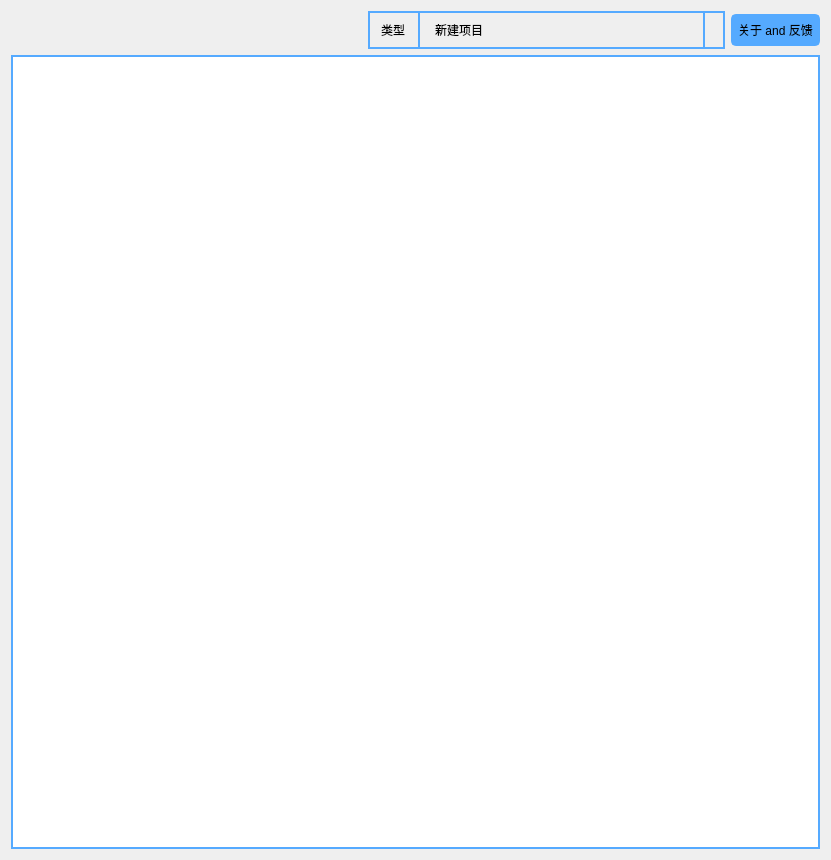
<?xml version="1.0" encoding="UTF-8"?>
<ui version="4.0">
 <class>DocmentUI</class>
 <widget class="QWidget" name="DocmentUI">
  <property name="geometry">
   <rect>
    <x>0</x>
    <y>0</y>
    <width>831</width>
    <height>860</height>
   </rect>
  </property>
  <property name="sizePolicy">
   <sizepolicy hsizetype="Preferred" vsizetype="Preferred">
    <horstretch>0</horstretch>
    <verstretch>0</verstretch>
   </sizepolicy>
  </property>
  <property name="windowTitle">
   <string>Form</string>
  </property>
  <layout class="QVBoxLayout" name="verticalLayout">
   <item>
    <layout class="QHBoxLayout" name="horizontalLayout_2">
     <item>
      <spacer name="horizontalSpacer">
       <property name="orientation">
        <enum>Qt::Horizontal</enum>
       </property>
       <property name="sizeHint" stdset="0">
        <size>
         <width>40</width>
         <height>20</height>
        </size>
       </property>
      </spacer>
     </item>
     <item>
      <widget class="QWidget" name="comboboxWidget" native="true">
       <property name="sizePolicy">
        <sizepolicy hsizetype="Minimum" vsizetype="Fixed">
         <horstretch>0</horstretch>
         <verstretch>0</verstretch>
        </sizepolicy>
       </property>
       <property name="styleSheet">
        <string notr="true">#comboboxWidget{
	border: 2px solid rgb(85, 170, 255);
}</string>
       </property>
       <layout class="QHBoxLayout" name="horizontalLayout">
        <property name="spacing">
         <number>0</number>
        </property>
        <property name="leftMargin">
         <number>0</number>
        </property>
        <property name="topMargin">
         <number>0</number>
        </property>
        <property name="rightMargin">
         <number>0</number>
        </property>
        <property name="bottomMargin">
         <number>0</number>
        </property>
        <item>
         <widget class="QLabel" name="label">
          <property name="sizePolicy">
           <sizepolicy hsizetype="Minimum" vsizetype="Minimum">
            <horstretch>0</horstretch>
            <verstretch>0</verstretch>
           </sizepolicy>
          </property>
          <property name="styleSheet">
           <string notr="true">QLabel{
	padding:10px;
	border: solid rgb(85, 170, 255);
	border-right-width:2px;
}</string>
          </property>
          <property name="text">
           <string>类型</string>
          </property>
         </widget>
        </item>
        <item>
         <widget class="QComboBox" name="comboBox">
          <property name="sizePolicy">
           <sizepolicy hsizetype="Expanding" vsizetype="Minimum">
            <horstretch>0</horstretch>
            <verstretch>0</verstretch>
           </sizepolicy>
          </property>
          <property name="styleSheet">
           <string notr="true">QComboBox{
	border: 0px solid rgb(85, 170, 255);
	background-color: rgba(255, 255, 255, 0);
    padding: 1px 18px 1px 15px;
    min-width: 60px;
    min-height:30px;
}

QComboBox:editable {
    background: rgba(255, 255, 255, 0);
}

QComboBox:!editable, QComboBox::drop-down:editable {
      background-color: rgb(255, 255, 255,0);
}

/* QComboBox gets the &quot;on&quot; state when the popup is open */
QComboBox:!editable:on, QComboBox::drop-down:editable:on {
      background-color: rgb(238, 238, 238,0);
}

QComboBox:on { /* shift the text when the popup opens */
    padding-top: 3px;
    padding-left: 4px;
}

QComboBox::drop-down {
    subcontrol-origin: padding;
    subcontrol-position: top right;
    width: 20px;
    border-left-width: 2px;  
	border-color: rgb(85, 170, 255);
    border-left-style: solid; /* just a single line */
    border-top-right-radius: 3px; /* same radius as the QComboBox */
    border-bottom-right-radius: 3px;
    background: rgba(255, 255, 255, 0);
}

QComboBox::down-arrow {
    image: url(:/image/ico_01.png);
    background: rgba(255, 255, 255, 0);
}

QComboBox::down-arrow:on { /* shift the arrow when popup is open */
    top: 1px;
    left: 1px;
    background: rgba(255, 255, 255, 0);
}
QComboBox QAbstractItemView::item {
     color: rgb(8, 8, 8);
     min-height: 30px;
	 background-color: rgb(255, 255, 255);
     padding: 1px 18px 1px 15px;
}
QComboBox QAbstractItemView::item::hover{
     min-height: 30px;
	background-color: rgb(255, 255, 255,0);
}
QComboBox QAbstractItemView{
     border: 2px solid;
     border-bottom-right-radius: 3px;
     border-bottom-left-radius: 3px; 
	 border-color: rgb(85, 170, 255);
     min-height: 20px;
     background: rgba(255, 255, 255, 0);
}

QLabel {
    border: solid;
    border-width:2px;
    padding: 1px 5px 1px 5px;
    min-height:20px;
	border-color: rgb(85, 170, 255);
    background: rgba(255, 255, 255, 0);
    font: 75 9pt &quot;微软雅黑&quot;;
    color: rgb(0, 0, 0);
}
QLineEdit{
    background: rgba(255, 255, 255, 0);
}
</string>
          </property>
          <item>
           <property name="text">
            <string>新建项目</string>
           </property>
          </item>
          <item>
           <property name="text">
            <string>新建项目</string>
           </property>
          </item>
          <item>
           <property name="text">
            <string>新建项目</string>
           </property>
          </item>
         </widget>
        </item>
       </layout>
      </widget>
     </item>
     <item>
      <widget class="QPushButton" name="pushButton_6">
       <property name="sizePolicy">
        <sizepolicy hsizetype="Fixed" vsizetype="Fixed">
         <horstretch>0</horstretch>
         <verstretch>0</verstretch>
        </sizepolicy>
       </property>
       <property name="minimumSize">
        <size>
         <width>0</width>
         <height>30</height>
        </size>
       </property>
       <property name="styleSheet">
        <string notr="true">.QPushButton{
	background-color: rgb(85, 170, 255);
	border-color: rgb(85, 170, 255);
	border-width:2px;
	border-style:solid;
	border-radius:5px;
	padding:5px;
	font: 75 9pt &quot;微软雅黑&quot;;
}
.QPushButton:hover{
	
	border-color: rgb(255, 255, 255);
}</string>
       </property>
       <property name="text">
        <string>关于 and 反馈</string>
       </property>
      </widget>
     </item>
    </layout>
   </item>
   <item>
    <widget class="QTableView" name="tableView">
     <property name="styleSheet">
      <string notr="true">QTableView{
    color: rgb(0, 0, 0);
    border: 2px solid rgb(85, 170, 255);
    gridline-vertical-color:rgb(85, 170, 255);             /*grid线颜色*/
	background-color: rgb(255, 255, 255);
    alternate-background-color: rgb(200, 200, 200,150); /*行交替颜色*/
    selection-background-color:rgb(85, 170, 255);  /*选中行背景颜色*/
}
QHeaderView::section{
    background: rgb(255, 255, 255);   
	color: rgb(48, 48, 48);
    padding-left: 4px;
    border: 1px solid;
    border-color:rgb(85, 170, 255);
    min-height: 30px;
}
QHeaderView{

        background-color: rgb(255, 255, 255,0);
}
QTableView::item:!alternate:!selected{
    background-color: rgb(220, 220, 220,150);    /*交替行的另一颜色*/
}

</string>
     </property>
    </widget>
   </item>
  </layout>
 </widget>
 <resources/>
 <connections/>
</ui>
